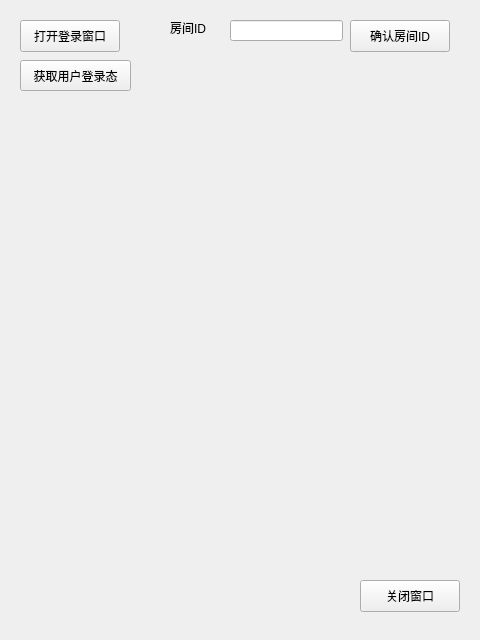
<?xml version="1.0" encoding="UTF-8"?>
<ui version="4.0">
 <class>WidgetLoginBilibili</class>
 <widget class="QWidget" name="WidgetLoginBilibili">
  <property name="geometry">
   <rect>
    <x>0</x>
    <y>0</y>
    <width>480</width>
    <height>640</height>
   </rect>
  </property>
  <property name="windowTitle">
   <string>获取B站登录态</string>
  </property>
  <widget class="QPushButton" name="pushButton_openBilibiliLogin">
   <property name="geometry">
    <rect>
     <x>20</x>
     <y>20</y>
     <width>100</width>
     <height>32</height>
    </rect>
   </property>
   <property name="text">
    <string>打开登录窗口</string>
   </property>
  </widget>
  <widget class="QPushButton" name="pushButton_getBilibiliSESSDATA">
   <property name="geometry">
    <rect>
     <x>20</x>
     <y>60</y>
     <width>111</width>
     <height>31</height>
    </rect>
   </property>
   <property name="text">
    <string>获取用户登录态</string>
   </property>
  </widget>
  <widget class="QPushButton" name="pushButton_closeBilibiliWinodw">
   <property name="geometry">
    <rect>
     <x>360</x>
     <y>580</y>
     <width>100</width>
     <height>32</height>
    </rect>
   </property>
   <property name="text">
    <string>关闭窗口</string>
   </property>
  </widget>
  <widget class="QPushButton" name="pushButton_inputRoomID">
   <property name="geometry">
    <rect>
     <x>350</x>
     <y>20</y>
     <width>100</width>
     <height>32</height>
    </rect>
   </property>
   <property name="text">
    <string>确认房间ID</string>
   </property>
  </widget>
  <widget class="QLineEdit" name="lineEdit_inputRoomID">
   <property name="geometry">
    <rect>
     <x>230</x>
     <y>20</y>
     <width>113</width>
     <height>21</height>
    </rect>
   </property>
  </widget>
  <widget class="QLabel" name="label_inputRoomID">
   <property name="geometry">
    <rect>
     <x>170</x>
     <y>20</y>
     <width>58</width>
     <height>16</height>
    </rect>
   </property>
   <property name="text">
    <string>房间ID</string>
   </property>
  </widget>
 </widget>
 <resources/>
 <connections/>
</ui>
